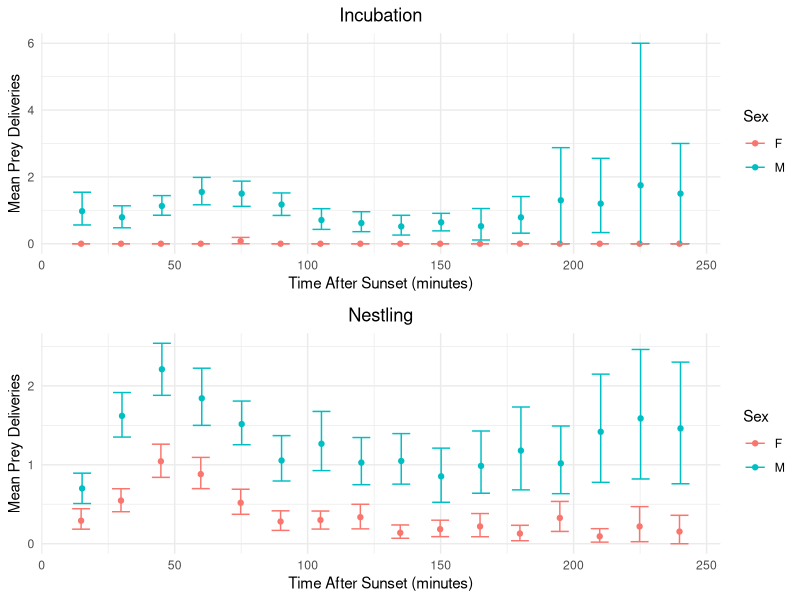

Reproduce this figure in R. (Note: this script raises an error after producing the figure.)
## ---- chunk 1

knitr::opts_chunk$set(message = FALSE)

## ---- chunk 2
# LaTex
#install.packages("tinytex")

# Data manipulation and visualization
install.packages("tidyverse", repos='http://cran.us.r-project.org')
install.packages("gridExtra", repos='http://cran.us.r-project.org')

## ---- chunk 3
# LaTex
#library(tinytex)
#tinytex::install_tinytex()

# Data manipulation and visualization
library(tidyverse)
library(gridExtra)

## ---- chunk 4

#' getCI
#' 
#' @param vec a vector
#' @param n_samp number of times to sample data
#'
#' @return upper and lower bootstrap confidence intervals
#' 
#'
#' @examples
#'    getCI(1:20, 2000)
#' @export

getCI <- function(vec, n_samp=1000) {
  smp <- replicate(n_samp, mean(sample(vec, replace = TRUE), na.rm = TRUE))
  CIs <-quantile(smp, c(0.025, 0.975), na.rm = T)
  return(CIs)
}

## ---- chunk 5
#' getCI
#' 
#' @param dat a data.frame where columns = time intervals and rows = # prey deliveries
#' @param margin.a margin for apply statement running shapiro.test. default = 2.
#'
#' @return vector of p.values for each column of dat
#' 
#'
#' @examples
#'    testNormality(pdM_inc, 2)
#' @export

testNormality <- function(dat, margin = 2) {
  norms <- apply(dat, margin, FUN = shapiro.test)
  return(sapply(norms, function(x){x[["p.value"]]}))
}
## ---- chunk 6

pdOriginal <- read.csv("../data/pd_main.csv")


#rename the first column, which imported with a special character
names(pdOriginal)[1] <- "nest"


## ---- chunk 7

pdMF <- pdOriginal %>%
  separate(col = nest, into = c("study_site", "territory"), sep = 1, remove = TRUE) %>%
  filter(sex == "M" | sex == "F")

## ---- chunk 8

pd_str <- str(pdMF)

unique(pdMF$t180) #at least one cell has an asterisk after the value
unique(pdMF$t225) #same here
unique(pdMF$nest_age) #"pred" and "" can be converted to NA

## ---- chunk 9
#remove asterisks
pdClean <- pdMF %>%
  mutate(t180 = gsub("\\*", "", t180)) %>%
  mutate(t225 = gsub("\\*", "", t225))


#change these columns to numeric
pdClean$t180 <- as.integer(pdClean$t180)
pdClean$t225 <- as.integer(pdClean$t225)
pdClean$nest_age <- as.integer(pdClean$nest_age) 

## ---- chunk 10

# Create independent dfs for M (nestling and incubation stage) and F (nestling and incubation state). 

pdStage_sex <- pdClean %>%
  dplyr::select(sex, nest_age, t15:t240) %>% #select relevant columns
  mutate(
    stage =
      ifelse(nest_age < 22, "incubation", "nestling")) %>% #add column for 'stage'
  drop_na(stage) #get rid of any rows blank values here, as they can't be used for analysis

#change column names to remove "t" in front of time interval
colnames(pdStage_sex) <- c("sex", "nest_age", "15", "30", "45", "60", "75", "90", "105", "120", "135", "150", "165", "180", "195", "210", "225", "240", "stage")

#create independent dfs for each study site and stage
pdM_inc <- pdStage_sex %>%
  filter(sex =="M", stage == "incubation") %>%
  dplyr::select('15':'240')

pdM_nest <- pdStage_sex %>% 
  filter(sex =="M", stage == "nestling") %>%
  dplyr::select('15':'240')

pdF_inc <- pdStage_sex %>%
  filter(sex =="F", stage == "incubation") %>%
  dplyr::select('15':'240')
         
pdF_nest <- pdStage_sex %>%
  filter(sex =="F", stage == "nestling") %>%
  dplyr::select('15':'240')

## ---- chunk 11

meanM_inc <- data.frame(
  time = as.numeric(colnames(pdM_inc)),
  M_incubation = colMeans(pdM_inc, na.rm = TRUE))

meanM_nest <- data.frame(
  time = as.numeric(colnames(pdM_nest)),
  M_nestling = colMeans(pdM_nest, na.rm = TRUE))

meanF_inc <- data.frame(
  time = as.numeric(colnames(pdF_inc)),
  F_incubation = colMeans(pdF_inc, na.rm = TRUE))

meanF_nest <- data.frame(
  time = as.numeric(colnames(pdF_nest)),
  F_nestling = colMeans(pdF_nest, na.rm = TRUE))

## ---- chunk 12

ciM_inc <- apply(pdM_inc, 2, FUN = getCI)
ciM_nest <- apply(pdM_nest, 2, FUN = getCI)
ciF_inc <- apply(pdF_inc, 2, FUN = getCI)
ciF_nest <- apply(pdF_nest, 2, FUN = getCI)
## ---- chunk 13

ciInc_sex <- data.frame(
    sex = c(rep("M", nrow(meanM_inc)), rep("F", nrow(meanF_inc))),
    mean = c(colMeans(pdM_inc, na.rm = TRUE), colMeans(pdF_inc, na.rm = TRUE)),
    ci_l = c(ciM_inc[1,], ciF_inc[1,]),
    ci_h = c(ciM_inc[2,], ciF_inc[2,]),
    time = c(as.numeric(rownames(meanM_inc)), as.numeric(rownames(meanF_inc))),
    stage = "Incubation")


ciNest_sex <- data.frame(
    sex = c(rep("M", nrow(meanM_nest)), rep("F", nrow(meanF_nest))),
    mean = c(colMeans(pdM_nest, na.rm = TRUE), colMeans(pdF_nest, na.rm = TRUE)),
    ci_l = c(ciM_nest[1,], ciF_nest[1,]),
    ci_h = c(ciM_nest[2,], ciF_nest[2,]),
    time = c(as.numeric(rownames(meanM_nest)), as.numeric(rownames(meanF_nest))),
    stage = "Nestling")
    
ciAll_sex <- rbind(ciInc_sex, ciNest_sex)

## ---- chunk 14

plotInc_sex <- ggplot(data = ciInc_sex) +
  geom_point(aes(x = time, y = mean, color = sex, group = sex),
             position = position_dodge(width=0.75)) +
  geom_errorbar(aes(x=time, ymax = ci_h, ymin=ci_l, color = sex, 
                    group = sex),
                position = position_dodge(width=0.75)) +
  labs(x = "Time After Sunset (minutes)", y = "Mean Prey Deliveries", 
       title = "Incubation", color = "Sex") +
  theme_minimal() +
  theme(plot.title = element_text(hjust = 0.5))

## ---- chunk 15

plotNest_sex <- ggplot(data = ciNest_sex) +
  geom_point(aes(x = time, y = mean, color = sex, group = sex),
             position = position_dodge(width=0.75)) +
  geom_errorbar(aes(x=time, ymax = ci_h, ymin=ci_l, color = sex, 
                    group = sex),
                position = position_dodge(width=0.75)) +
  labs(x = "Time After Sunset (minutes)", y = "Mean Prey Deliveries", 
       title = "Nestling", color = "Sex") +
  theme_minimal() +
  theme(plot.title = element_text(hjust = 0.5))

## ---- chunk 16

grid.arrange(plotInc_sex, plotNest_sex)

## ---- chunk 17
# Store results of testNormality in new df
normality_sex <- data.frame(M_inc = testNormality(pdM_inc, 2), M_nest = testNormality(pdM_nest, 2), F_nest = testNormality(pdF_nest, 2))

# Test if any values are not significant
any(normality_sex >= 0.05)

## ---- chunk 18

t.test(meanF_inc$F_incubation, meanM_inc$M_incubation)


## ---- chunk 19

t.test(meanF_nest$F_nestling, meanM_nest$M_nestling)

## ---- chunk 20

pdHM <- pdClean %>%
  filter(study_site == "B" | study_site == "C", sex == "M")

## ---- chunk 21

#create independet dfs for HFSA (nestling and incubation stage) and MGSA (nestling and incubation state). 

#select relevant columns, add column for stage, rename study sites, drop NAs
pdStage <- pdClean %>%
  dplyr::select(study_site, nest_age, t15:t240) %>%
  mutate(
    stage =
      ifelse(nest_age < 22, "incubation", "nestling"),
    study_site =
      ifelse(study_site == "B", "MGSA", "HFSA")) %>%
  drop_na(stage)

#change column names to remove "t" in front of time interval
colnames(pdStage) <- c("study_site", "nest_age", "15", "30", "45", "60", "75", "90", "105", "120", "135", "150", "165", "180", "195", "210", "225", "240", "stage")

#create independent dfs for each study site and stage
pdHFSA_inc <- pdStage %>%
  filter(study_site =="HFSA", stage == "incubation") %>%
  dplyr::select('15':'240')

pdHFSA_nest <- pdStage %>% 
  filter(study_site =="HFSA", stage == "nestling") %>%
  dplyr::select('15':'240')

pdMGSA_inc <- pdStage %>%
  filter(study_site =="MGSA", stage == "incubation") %>%
  dplyr::select('15':'240')
         
pdMGSA_nest <- pdStage %>%
  filter(study_site =="MGSA", stage == "nestling") %>%
  dplyr::select('15':'240')


## ---- chunk 22

meanHFSA_inc <- data.frame(
  time = as.numeric(colnames(pdHFSA_inc)),
  HFSA_incubation = colMeans(pdHFSA_inc, na.rm = TRUE))

meanHFSA_nest <- data.frame(
  time = as.numeric(colnames(pdHFSA_nest)),
  HFSA_nestling = colMeans(pdHFSA_nest, na.rm = TRUE))

meanMGSA_inc <- data.frame(
  time = as.numeric(colnames(pdMGSA_inc)),
  MGSA_incubation = colMeans(pdMGSA_inc, na.rm = TRUE))

meanMGSA_nest <- data.frame(
  time = as.numeric(colnames(pdMGSA_nest)),
  MGSA_nestling = colMeans(pdMGSA_nest, na.rm = TRUE))

## ---- chunk 23
data.frame(
  time = as.numeric(colnames(pdHFSA_inc)),
  HFSA_incubation = colMeans(pdHFSA_inc, na.rm = TRUE),
  HFSA_nestling = colMeans(pdHFSA_nest, na.rm = TRUE),
  MGSA_incubation = colMeans(pdMGSA_inc, na.rm = TRUE),
  MGSA_nestling = colMeans(pdMGSA_nest, na.rm = TRUE)
)

## ---- chunk 24

ciHFSA_inc <- apply(pdHFSA_inc, 2, FUN = getCI)
ciHFSA_nest <- apply(pdHFSA_nest, 2, FUN = getCI)
ciMGSA_inc <- apply(pdMGSA_inc, 2, FUN = getCI)
ciMGSA_nest <- apply(pdMGSA_nest, 2, FUN = getCI)
## ---- chunk 25

ciInc <- filter(
  data.frame(
    study_area = c(rep("HFSA", nrow(meanHFSA_inc)), rep("MGSA", nrow(meanMGSA_inc))),
    mean = c(colMeans(pdHFSA_inc, na.rm = TRUE), colMeans(pdMGSA_inc, na.rm = TRUE)),
    ci_l = c(ciHFSA_inc[1,], ciMGSA_inc[1,]),
    ci_h = c(ciHFSA_inc[2,], ciMGSA_inc[2,]),
    time = c(as.numeric(rownames(meanHFSA_inc)), as.numeric(rownames(meanMGSA_inc))),
    stage = "Incubation"),
  time <= 180)


ciNest <- data.frame(
    study_area = c(rep("HFSA", nrow(meanHFSA_nest)), rep("MGSA", nrow(meanMGSA_nest))),
    mean = c(colMeans(pdHFSA_nest, na.rm = TRUE), colMeans(pdMGSA_nest, na.rm = TRUE)),
    ci_l = c(ciHFSA_nest[1,], ciMGSA_nest[1,]),
    ci_h = c(ciHFSA_nest[2,], ciMGSA_nest[2,]),
    time = c(as.numeric(rownames(meanHFSA_nest)), as.numeric(rownames(meanMGSA_nest))),
    stage = "Nestling")
    
ciAll <- rbind(ciInc, ciNest)

## ---- chunk 26

plotInc <- ggplot(data = ciInc) +
  geom_point(aes(x = time, y = mean, color = study_area, group = study_area),
             position = position_dodge(width=0.75)) +
  geom_errorbar(aes(x=time, ymax = ci_h, ymin=ci_l, color = study_area, 
                    group = study_area),
                position = position_dodge(width=0.75)) +
  labs(x = "Time After Sunset (minutes)", y = "Mean Prey Deliveries", 
       title = "Incubation", color = "Study Area") +
  theme_minimal() +
  theme(plot.title = element_text(hjust = 0.5))

## ---- chunk 27

plotNest <- ggplot(data = ciNest) +
  geom_point(aes(x = time, y = mean, color = study_area, group = study_area),
             position = position_dodge(width=0.75)) +
  geom_errorbar(aes(x=time, ymax = ci_h, ymin=ci_l, color = study_area, 
                    group = study_area),
                position = position_dodge(width=0.75)) +
  labs(x = "Time After Sunset (minutes)", y = "Mean Prey Deliveries", 
       title = "Nestling", color = "Study Area") +
  theme_minimal() +
  theme(plot.title = element_text(hjust = 0.5))

## ---- chunk 28

plotAll <- ggplot(data = ciAll) +
  geom_point(aes(x = time, y = mean, color = study_area, group = study_area),
             position = position_dodge(width=0.75)) +
  geom_errorbar(aes(x=time, ymax = ci_h, ymin=ci_l, color = study_area, 
                    group = study_area),
                position = position_dodge(width=0.75)) +
  labs(x = "Time After Sunset (minutes)", y = "Mean Prey Deliveries", 
       title = "Average Prey Deliveries Throughout Night", color = "Study Area") +
  theme_minimal() +
  theme(plot.title = element_text(hjust = 0.5)) +
  facet_grid(~ stage)

## ---- chunk 29

grid.arrange(plotInc, plotNest)

## ---- chunk 30

t.test(meanHFSA_inc$HFSA_incubation, meanMGSA_inc$MGSA_incubation)

## ---- chunk 31

t.test(meanHFSA_nest$HFSA_nestling, meanMGSA_nest$MGSA_nestling)
